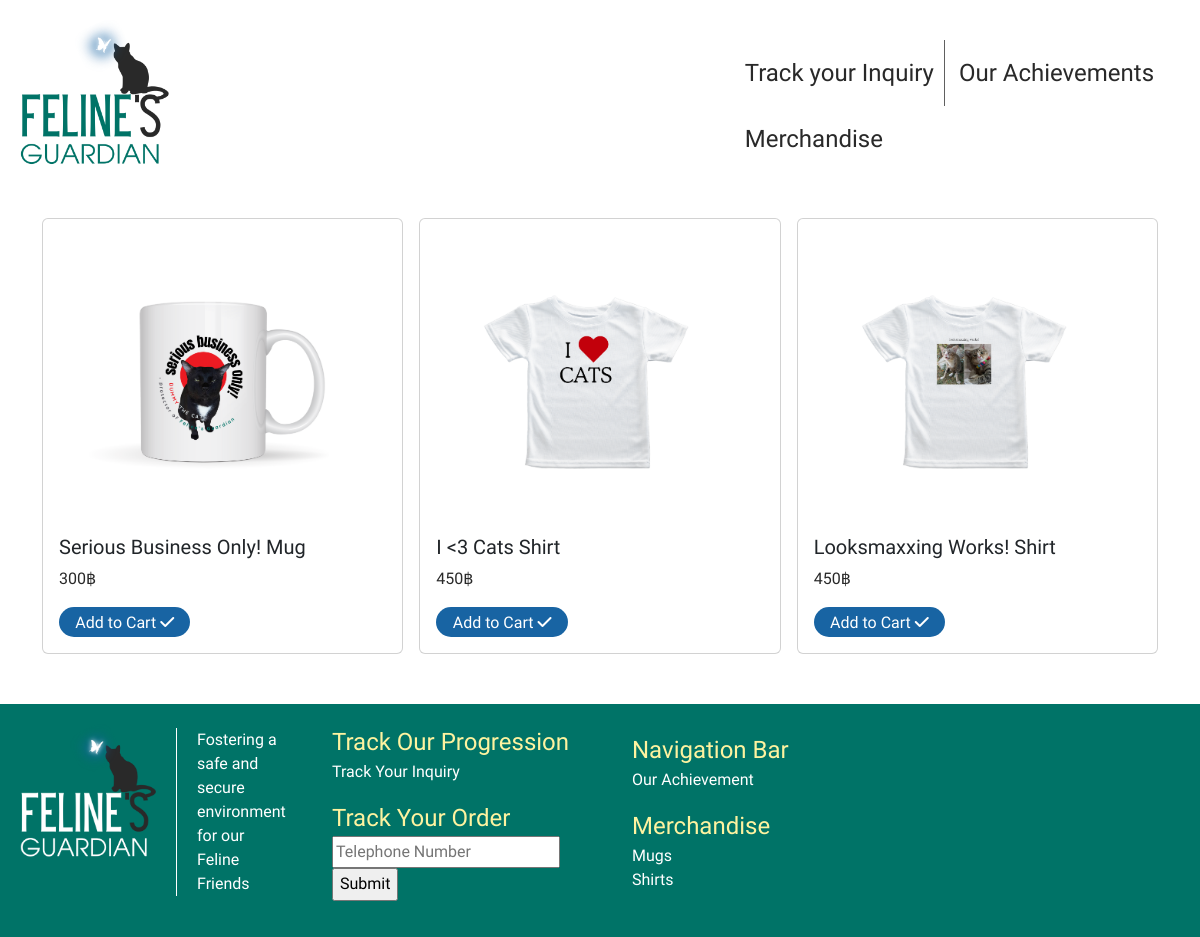
The app's page /merchandise with its own data.
### tables this page shows
CREATE TABLE products (id INTEGER PRIMARY KEY AUTOINCREMENT NOT NULL, product_code TEXT NOT NULL, product_name TEXT NOT NULL, product_price INTEGER NOT NULL);

### app.py (the view)
@app.route('/merchandise')
def merchandise():
    db.execute('SELECT product_code, product_name, product_price FROM products')
    products = db.fetchall()
    if 'username' in session:
        db.execute('SELECT orders.product_quantity, products.product_name, products.product_price FROM orders INNER JOIN products ON orders.product_name = products.product_code WHERE orders.telephone = ?', [session['username']])
        user_order_summary = db.fetchall()
        if user_order_summary:
            indicator = True
            return render_template('merchandise.html', products=all_product(products), user_order_summary=order_summary(user_order_summary), indicator=indicator)
        else:
            indicator = None
            return render_template('merchandise.html', products=all_product(products), indicator=indicator)
    else:
        indicator = None
        return render_template('merchandise.html', products=all_product(products), indicator=indicator)

### app.py (called while the page is built)
def all_product(products):
    list = []
    column_name = ['product_code', 'product_name', 'product_price']
    counter = 0
    for product in products:
        dict = {}
        for x in range(len(product)):
            dict.setdefault(column_name[x], product[x])
        list.insert(counter, dict)
        counter += 1
    return list

### templates/merchandise.html (shortened to what this page needs)
{% extends "layout.html" %}
{% block body %}
<section>
    <div class="container top-margin-30">
        <div class="row row-cols-1 row-cols-md-3 g-3">
            {% for product in products %}
            <div class="col">
                <div class="card">
                    <div class="card-body">
                        <img class="width-25" src="/static/media/{{ product.product_code }}.png" alt="">
                        <h5 class="Lexend card-title">{{ product.product_name }}</h5>
                        <p class="Urbanist card-text">{{ product.product_price }}฿</p>
                        <a href="/add_to_cart?s-product={{ product.product_code }}" method="POST"><button class="atc-button">Add to Cart <i class="fa-solid fa-check"></i></button></a>
                    </div>
                </div>
                </div>
            {% endfor %}
        </div>
    </div>
</section>
{% endblock %}

### templates/layout.html (shortened to what this page needs)
<!DOCTYPE html>
<html lang="en">
    <head>
        <link href="https://cdn.jsdelivr.net/npm/bootstrap@5.3.3/dist/css/bootstrap.min.css" rel="stylesheet">
        <link href="/static/normalize.css" rel="stylesheet">
        <link href="/static/style.css" rel="stylesheet">
        <link href="/static/button.css" rel="stylesheet">
        <link href="/static/popup.css" rel="stylesheet">
        <link href="/static/nautilus.css" rel="stylesheet" >
    </head>
    <body>
        <header class="grid-header index-header">
            <a href="/" class="logo"><img src="/static/media/Feline's Guardian Logo.png" alt="Feline's Guardian Logo"></a>
            <nav class="nav-bar Urbanist">
                <ul>
                    <li class="nav-element"><a href="/track_inquiry">Track your Inquiry</a></li>
                    <li class="nav-element"><a href="#our-achievement">Our Achievements</a></li>
                    <li class="nav-element"><a href="/merchandise">Merchandise</a></li>
                </ul>
            </nav>
        </header>
        <main>
            {% block body %}{% endblock %}
        </main>
        <footer>
            <section class="grid-container-4Columns grid-footer text">
              <div class="column1 flex-container flex-row">
                <img src="/static/media/Feline's Guardian Footer Logo.png">
                <p class="motto">Fostering a safe and secure environment for our Feline Friends</p>
              </div>
              <div class="column2">
                  <ul class="Urbanist"><span class="header">Track Our Progression</span>
                      <li>Track Your Inquiry</li>
                  </ul>
                  <ul class="Urbanist"><span class="header">Track Your Order</span>
                    <form>
                      <input type="text" placeholder="Telephone Number">
                      <input type="submit">
                    </form>
                </ul>
              </div>
              <div class="column3">
                <ul><span class="header Lexend">Navigation Bar</span>
                  <li class="Urbanist">Our Achievement</li>
                </ul>
                <ul><span class="header Lexend">Merchandise</span>
                  <li class="Urbanist">Mugs</li>
                  <li class="Urbanist">Shirts</li>
                </ul>
              </div>
            </section>
        </footer>
    </body>
</html>

### static/style.css (style rules this page uses)
a { color: inherit; text-decoration: none; }
body { padding: 0 auto; }
header { padding: 0 20px; }
.grid-header { display: grid; grid-template-columns: repeat(7, 1fr); gap: 20px; align-items: center; position: relative; }
.index-header { grid-template-areas: "logo . . nav nav nav nav" ; }
.grid-header img { grid-area: logo; width: 100%; height: auto; }
.nav-bar { grid-area: nav; list-style: none; padding-left: 177px; margin-top: 40px; }
.nav-bar ul>li:first-child { border-right: 1px solid #606060; }
.nav-element { display: inline-block; padding: 15px 10px; color: #292929; text-align: left; font-size: 1.5rem; }
.grid-container-4Columns { display: grid; grid-template-columns: repeat(4, 1fr); gap: 20px; }
.top-margin-30 { margin-top: 30px; }
.card { grid-area: box; position: relative; margin-bottom: 50px; }
.flex-container { display: flex; align-items: flex-start; position: relative; }
.flex-row { flex-direction: row; }
input[type="text"],input[type="password"],input[type="search"],input[type="submit"] { font-family: 'Urbanist'; padding-top: 5px; padding-bottom: 5px; }
.Lexend { font-family: 'Lexend'; }
.Urbanist { font-family: 'Urbanist'; }
.header { font-size: 3.5rem; }
.grid-footer { grid-template-areas: 'column1 column2 column3 column 4'; background-color: #007367; padding: 20px 0; }
.grid-footer .column1 { grid-area: column1; padding-left: 20px; }
.grid-footer .column1 img { width: 60%; padding-right: 20px; }
.grid-footer .motto { border-left: 1px solid white; color: white; padding-left: 20px; align-self: center; font-family: 'Urbanist'; }
.grid-footer .column2 { grid-area: column2; color: white; align-self: center; }
.grid-footer .column3 { grid-area: column3; color: white; align-self: center; }
.grid-footer .header { font-family: 'Lexend'; font-size: 1.5rem; color:#FEF3A0; }
.grid-footer ul { list-style: none; }
.width-25 { width: 25vw; }
h2,h3,p { color:#292929; }

### records on screen
products: product_code (placeholder picture), product_name "Serious Business Only! Mug", product_price "300"
products: product_code (picture), product_name "I <3 Cats Shirt", product_price "450"
products: product_code (picture), product_name "Looksmaxxing Works! Shirt", product_price "450"
